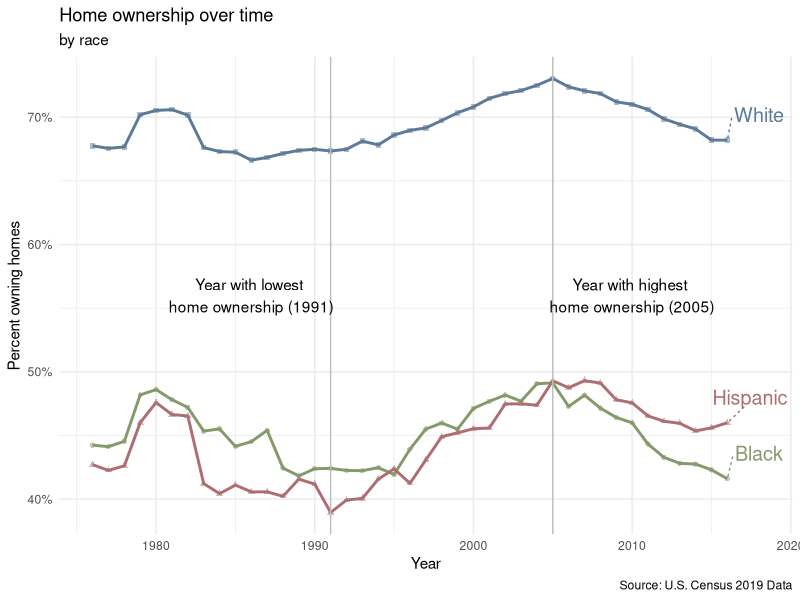
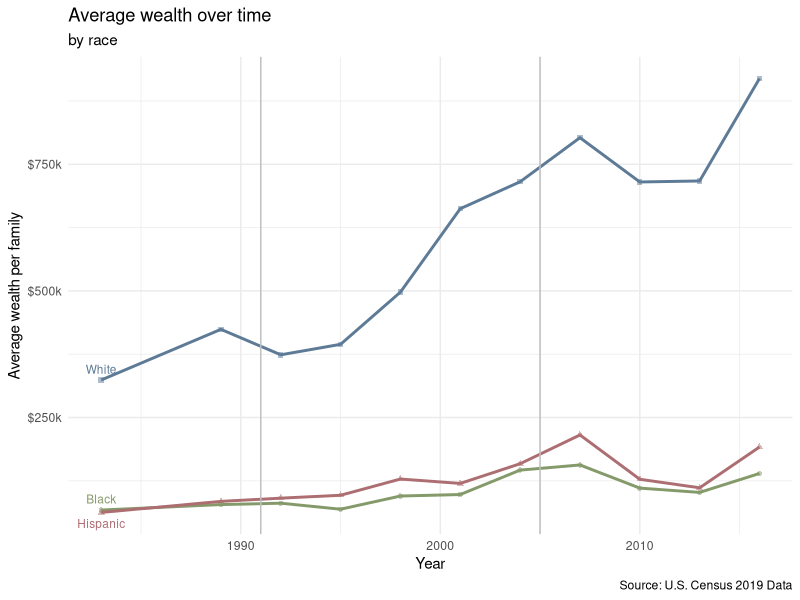
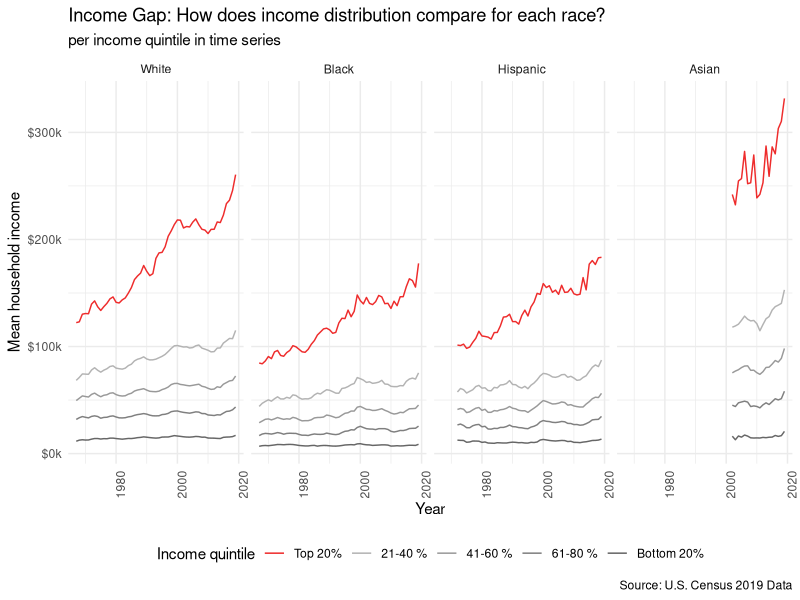
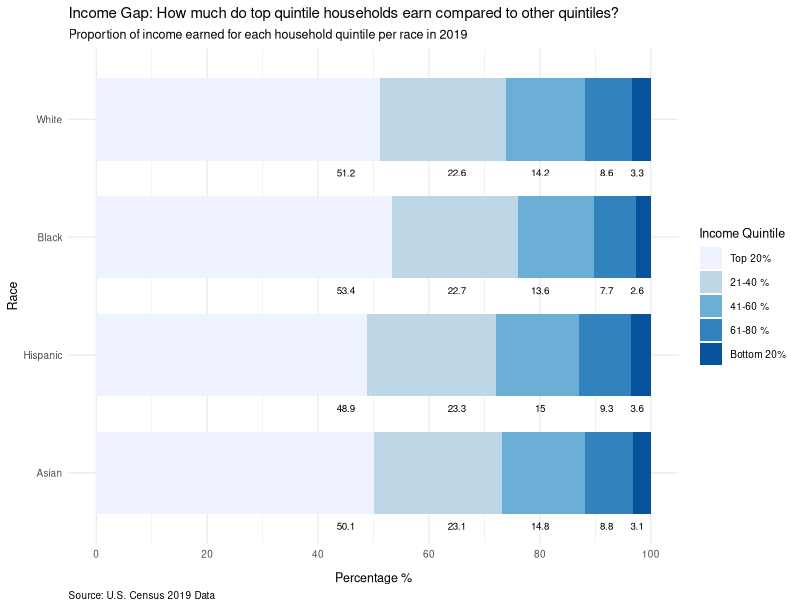

R code for these plots, in order:
## ---- chunk 1
library(tidyverse)
library(viridis)
library(ggrepel)
## ---- chunk 2
income_mean <- read_csv(file = "data/income_mean.csv")
home_owner <- read_csv(file = "data/home_owner.csv")
race_wealth <- read_csv(file = "data/race_wealth.csv")
## ---- chunk 3
lowest_year <- home_owner %>%
  group_by(year) %>%
  summarize(mean_pct_unweighted = mean(home_owner_pct)) %>%
  arrange(mean_pct_unweighted) %>%
  slice(1) %>%
  pull(year)
highest_year <- home_owner %>%
  group_by(year) %>%
  summarize(mean_pct_unweighted = mean(home_owner_pct)) %>%
  arrange(desc(mean_pct_unweighted)) %>%
  slice(1) %>%
  pull(year)

last_year <- home_owner %>%
  group_by(race) %>%
  filter(year == max(year))
## ---- chunk 4
home_owner %>%
  ggplot(
    aes(x = year, y = home_owner_pct, color = race, shape = race)
  ) +
  geom_line(size = 1) +
  geom_point(alpha = 0.5, size = 1.5) +
  geom_vline(aes(xintercept = lowest_year), color = "grey") +
  geom_vline(aes(xintercept = highest_year), color = "grey") +
  annotate(geom = "text",
    x = lowest_year - 5, 
    y = 0.56,
    label = paste0("Year with lowest \nhome ownership (", lowest_year, ")"),
    color = "black"
    ) +
  annotate(
    geom = "text",
    x = highest_year + 5, 
    y = 0.56, 
    label = paste0("Year with highest \nhome ownership (", highest_year, ")"), 
    color = "black"
    ) +
  geom_text_repel(data = last_year,
                  aes(label = race),
                  direction = "y",
                  nudge_x = 2,
                  nudge_y = 0.02,
                  size = 5,
                  segment.linetype = "dotted") +
  scale_color_manual(values = c("#859a6a", "#ad6e72", "#5d7a96")) +
  scale_y_continuous(labels = scales::percent_format(scale = 100)) +
  labs(
    x = "Year",
    y = "Percent owning homes",
    title = "Home ownership over time",
    subtitle = "by race",
    caption = "Source: U.S. Census 2019 Data"
  ) +
  theme_minimal() +
  theme(legend.position = "none")
## ---- chunk 5
first_year <- race_wealth %>%
  filter(type == "Average",
         race != "Non-White",
         year > 1980) %>%
  group_by(race) %>%
  filter(year == min(year))

race_wealth %>%
  filter(type == "Average",
         race != "Non-White",
         year > 1980) %>%
  drop_na() %>%
  group_by(race, year) %>%
  ggplot(aes(x = year, y = wealth_family, color = race, shape = race)) +
  geom_point(alpha = 0.5, size = 1.5) +
  geom_line(size = 1) +
  geom_text_repel(data = first_year,
                  aes(label = race),
                  direction = "y",
                  nudge_y = 1000,
                  size = 3,
                  segment.linetype = "dotted") +
  geom_vline(aes(xintercept = lowest_year), color = "grey") +
  geom_vline(aes(xintercept = highest_year), color = "grey") +
  scale_color_manual(values = c("#859a6a", "#ad6e72", "#5d7a96")) +
  scale_y_continuous(labels = scales::label_number(big.mark = ",", 
                                                   scale = 0.001, 
                                                   suffix = "k",
                                                   prefix = "$")) +
  labs(
    x = "Year",
    y = "Average wealth per family",
    title = "Average wealth over time",
    subtitle = "by race",
    caption = "Source: U.S. Census 2019 Data"
  ) +
  theme_minimal() +
  theme(legend.position = "none")
## ---- chunk 6
income_mean <- income_mean %>%
  filter(
    !str_detect(race, "Combination"),
    !str_detect(race, "Not Hispanic"),
    !str_detect(race, "All"),
    dollar_type == "2019 Dollars",
    income_quintile != "Top 5%"
    ) %>%
  group_by(year, race, income_quintile) %>%
  summarize(income_dollars =  mean(income_dollars), .groups = "drop") %>%
  mutate(
    race = str_remove(race, ',?\\s(.*)'),
    income_percentile = case_when(
      income_quintile == "Top 5%"   ~ "1st - 5th",
      income_quintile == "Highest"  ~ "Top 20%",
      income_quintile == "Fourth"   ~ "21-40 %",
      income_quintile == "Middle"   ~ "41-60 %",
      income_quintile == "Second"   ~ "61-80 %",
      income_quintile == "Lowest"   ~ "Bottom 20%"),
    income_percentile = ordered(income_percentile, 
                                c("Bottom 20%", "61-80 %", "41-60 %", 
                                    "21-40 %", "Top 20%")),
    race = ordered(race, c("White", "Black", "Hispanic", "Asian")))
## ---- chunk 7
make_perc_table <- function(quintile) {
  return(
    income_mean %>%
      filter(year == 2019) %>%
      group_by(race) %>%
      transmute(income_quintile, 
                percent = income_dollars / sum(income_dollars)) %>%
      filter(income_quintile == quintile)
  )
}

highest_perc_table <- make_perc_table("Highest")
perc_21_40_perc_table <- make_perc_table("Fourth")
perc_41_60_perc_table <- make_perc_table("Middle")
perc_61_80_perc_table <- make_perc_table("Second")
bottom_perc_table <- make_perc_table("Lowest")
## ---- chunk 8
income_mean %>%
  ggplot(
    aes(
      x = year, 
      y = income_dollars, 
      color = income_percentile
      )
  ) +
  geom_line() +
  facet_wrap(. ~ race, nrow = 1) +
  scale_y_continuous(labels = scales::label_number(big.mark = ",", 
                                                   scale = 0.001, 
                                                   suffix = "k",
                                                   prefix = "$")) +
  scale_color_manual(values = c("grey40", "grey50", "grey60", "grey70", 
                                "firebrick2")) +
  labs(
    title = "Income Gap: How does income distribution compare for each race?",
    subtitle = "per income quintile in time series",
    x = "Year", 
    y = "Mean household income", 
    color = "Income quintile",
    caption = "Source: U.S. Census 2019 Data"
    ) +
  theme_minimal() +
  theme(
    legend.position = "bottom",
    axis.text.x.bottom = element_text(angle = 90)
    ) +
  guides(color = guide_legend(reverse = TRUE))
## ---- chunk 9
income_mean %>%
  filter(year == 2019) %>%
  ggplot(
    aes(x = income_dollars, y = reorder(race, desc(race)))
    ) + 
  geom_bar(
    position = "fill", 
    stat = "identity", 
    aes(fill = income_percentile),
    width = 0.7
    ) +
  geom_text(
    data = highest_perc_table, 
    aes(y = race, label = paste0(round(percent, 3) * 100)),
    x = 0.45, 
    size = 2.5,
    color = "black",
    nudge_y = -0.45
    ) +
  geom_text(
    data = perc_21_40_perc_table, 
    aes(y = race, label = paste0(round(percent, 3) * 100)),
    x = 0.65, 
    size = 2.5,
    color = "black",
    nudge_y = -0.45
    ) +
  geom_text(
    data = perc_41_60_perc_table, 
    aes(y = race, label = paste0(round(percent, 3) * 100)),
    x = 0.80, 
    size = 2.5,
    color = "black",
    nudge_y = -0.45
    ) +
  geom_text(
    data = perc_61_80_perc_table, 
    aes(y = race, label = paste0(round(percent, 3) * 100)),
    x = 0.92, 
    size = 2.5,
    color = "black",
    nudge_y = -0.45
    ) +
  geom_text(
    data = bottom_perc_table, 
    aes(y = race, label = paste0(round(percent, 3) * 100)),
    x = 0.975, 
    size = 2.5,
    color = "black",
    nudge_y = -0.45
    ) +
  scale_fill_brewer(type = "seq", palette = "Blues", direction = -1) +
  labs(
    title = "Income Gap: How much do top quintile households earn compared to other quintiles?",
    subtitle = "Proportion of income earned for each household quintile per race in 2019",
    x = "Percentage %", 
    y = "Race", 
    fill = "Income Quintile",
    caption = "Source: U.S. Census 2019 Data"
    ) +
  scale_colour_viridis_d() +
  scale_x_continuous(
    labels = scales::label_number(
      big.mark = ",", 
      scale = 100, 
      suffix = "", 
      prefix = ""
      ),
    breaks = seq(-0.2, 1.2, 0.2)
    ) +
  guides(fill = guide_legend(reverse = TRUE)) +
  theme_minimal(base_size = 10) +
  theme(
    text = element_text(size = 9),
    axis.title.x = element_text(vjust = -2),
    plot.caption = element_text(vjust = -3, hjust = 0))
